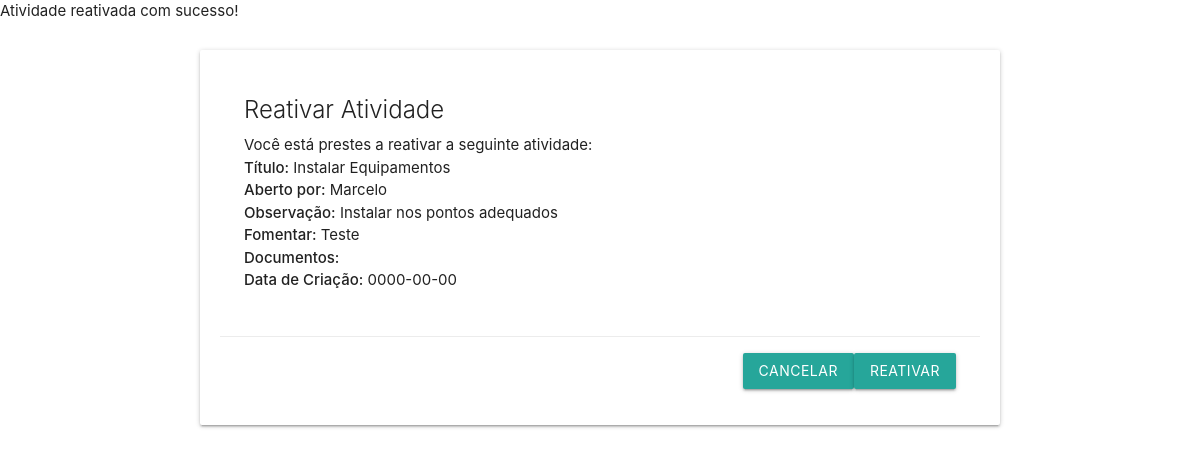
/reativar_atividades.php?id=10, run on the app's committed database.
### tables this page shows
CREATE TABLE `atividades_arquivadas` (
  `id` int(11) NOT NULL,
  `titulo` varchar(100) NOT NULL,
  `aberto_por` varchar(50) NOT NULL,
  `observacao` text DEFAULT NULL,
  `fomentar` varchar(50) DEFAULT NULL,
  `documentos` text DEFAULT NULL,
  `data_criacao` date NOT NULL,
  `data_encerramento` date DEFAULT NULL,
  `arquivada` tinyint(1) DEFAULT 0
);

### reativar_atividades.php (the view, shortened to what this page needs)
<?php
    require_once("db/conexao.php");
    if(isset($_GET['id'])) {
        $id = $_GET['id'];
        $sql = "SELECT * FROM atividades_arquivadas WHERE id = $id";
        $result = mysqli_query($con, $sql);
        if(mysqli_num_rows($result) > 0) {
            $row = mysqli_fetch_assoc($result);
            $titulo = $row['titulo'];
            $abertoPor = $row['aberto_por'];
            $observacao = $row['observacao'];
            $fomentar = $row['fomentar'];
            $documentos = $row['documentos'];
            $dataCriacao = $row['data_criacao'];
        } else {
            echo "Atividade arquivada não encontrada.";
        }
    } else {
        echo "ID da atividade não fornecido.";
    }
?>
<!DOCTYPE html>
<html lang="pt-BR">
<head>
    <link rel="stylesheet" href="https://cdnjs.cloudflare.com/ajax/libs/materialize/1.0.0/css/materialize.min.css">
</head>
<body>
    <div class="container">
        <div class="card">
            <div class="card-content">
                <span class="card-title">Reativar Atividade</span>
                <p>Você está prestes a reativar a seguinte atividade:</p>
                <p><strong>Título:</strong> <?php echo $titulo; ?></p>
                <p><strong>Aberto por:</strong> <?php echo $abertoPor; ?></p>
                <p><strong>Observação:</strong> <?php echo $observacao; ?></p>
                <p><strong>Fomentar:</strong> <?php echo $fomentar; ?></p>
                <p><strong>Documentos:</strong> <?php echo $documentos; ?></p>
                <p><strong>Data de Criação:</strong> <?php echo $dataCriacao; ?></p>
            </div>
            <div class="card-action">
                <a href="atividades_arquivadas.php" class="btn">Cancelar</a>
                <a href="visualizar_atividade.php?id=<?php echo $id; ?>" class="btn">Reativar</a>
            </div>
        </div>
    </div>
</body>
</html>

### reativar_atividades.php (style rules this page uses)
body { display: flex; flex-direction: column; min-height: 100vh; margin: 0; padding: 0; }
.container { width: 800px; margin-top: 20px; }
.card { padding: 20px; }
.card-content { margin-bottom: 20px; }
.card-action { display: flex; justify-content: flex-end; }
.btn { background-color: #26a69a; }

### data on the page
atividades_arquivadas: titulo "Instalar Equipamentos", aberto_por "Marcelo", observacao "Instalar nos pontos adequados", fomentar "Teste", data_criacao "0000-00-00"
